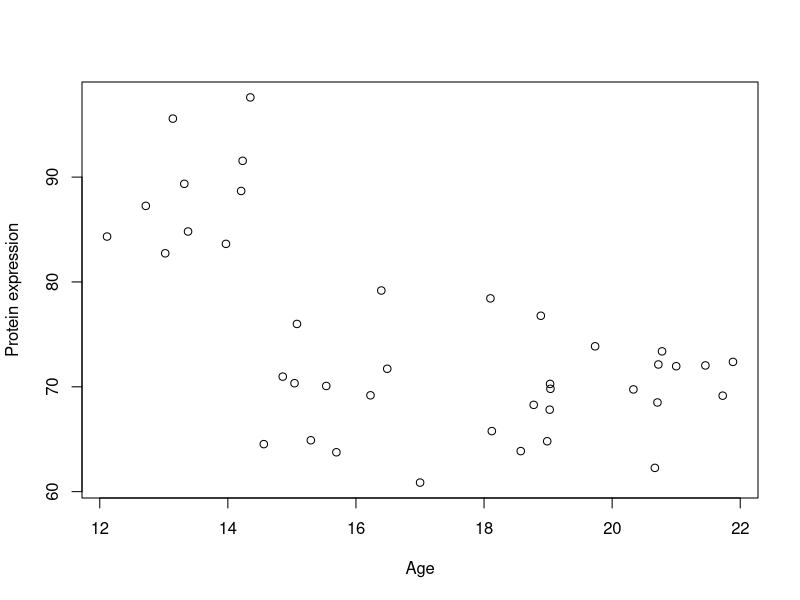
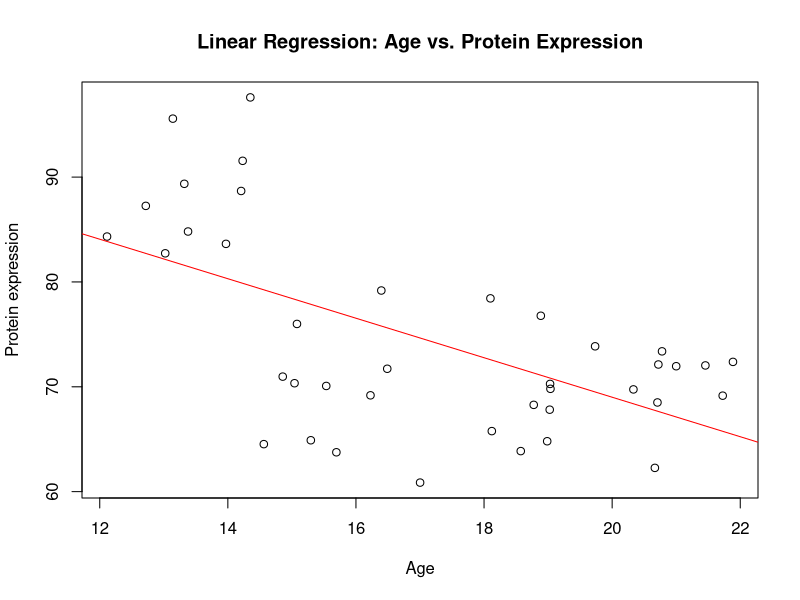
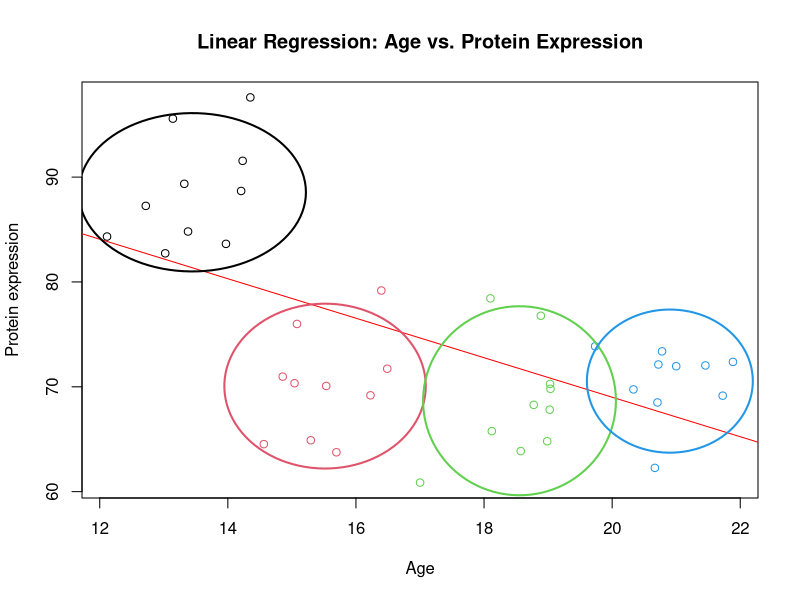
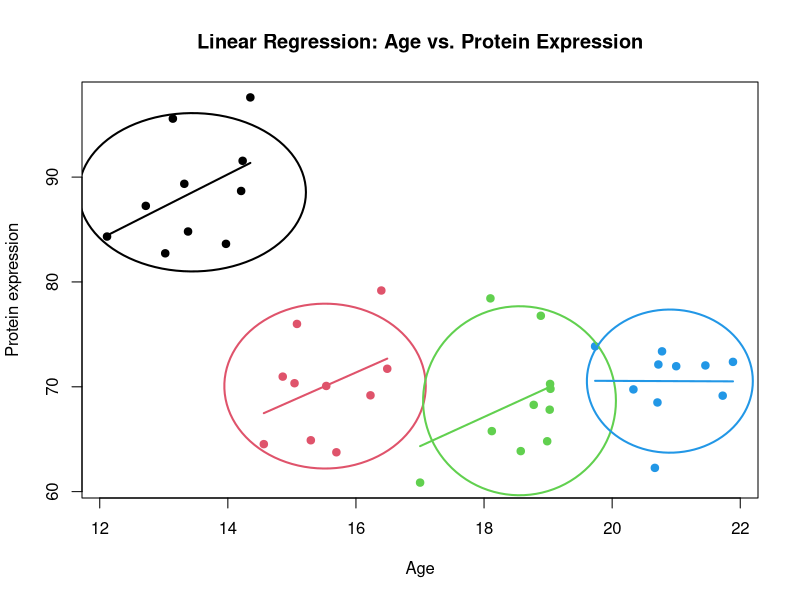
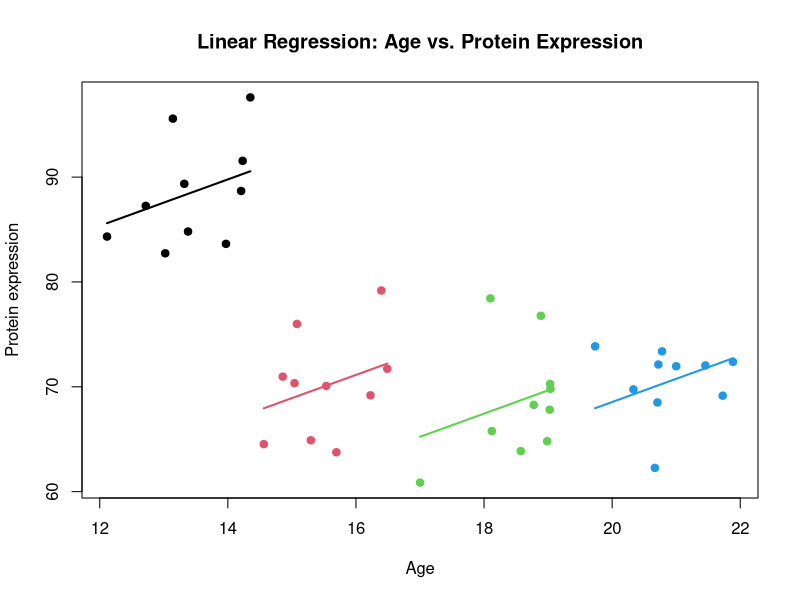
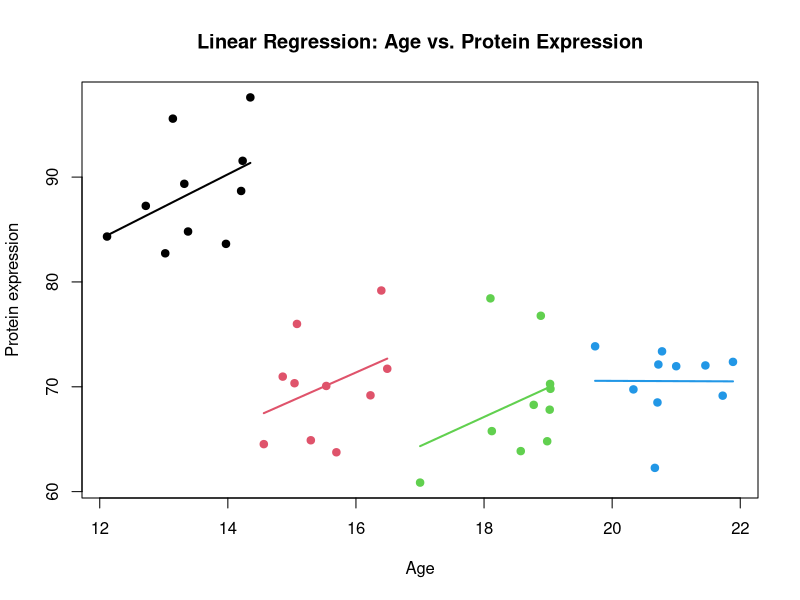

Recreate these plots in R, in order.
## ---- chunk 1
#| code-fold: true
#| label: fig-scatter-plot
#| fig-cap: "A scatter plot of Age vs. Protein expression"


simulate_grouped_trend <- function(group_count = 5, points_per_group = 10, global_slope = -10, global_intercept = 30, group_slope = 2, noise_sd = 50) {
  set.seed(123) # Setting a seed for reproducibility
  
  # Initialize an empty data frame to store the simulated data
  data <- data.frame(x = numeric(), y = numeric())
  
  # Loop to create each group
  for (i in 1:group_count) {
    x_start <- 12 + (i - 1) * (10 / group_count) # Stagger the start of x for each group
    x <- runif(points_per_group, min = x_start, max = x_start + (10 / group_count))
    
    # Apply a local positive trend within the group, but maintain the global negative trend
    local_intercept <- global_intercept + global_slope * (x_start + (10 / (2 * group_count))) + rnorm(1, mean = 0, sd = noise_sd)
    y <- local_intercept + group_slope * (x - x_start) + rnorm(points_per_group, mean = 0, sd = noise_sd)
    
    # Combine this group with the overall dataset
    group_data <- data.frame(x = x, y = y,group=i)
    data <- rbind(data, group_data)
  }
  
  return(data)
}

# generate simulated data
data_int <- simulate_grouped_trend(group_count = 4,points_per_group = 10,global_slope = -2,global_intercept = 100,group_slope = 4,noise_sd = 5)

# plot the data
plot(data_int$x,data_int$y,xlab="Age",ylab="Protein expression")

## ---- chunk 2
#| code-fold: true
#| label: fig-scatter-plot-lm
#| fig-cap: "Scatter plot of Age vs. Protein expression including the regression line"
# Fit a linear regression model
model <- lm(y ~ x, data = data_int)

# Plot the data with the regression line
plot(data_int$x, data_int$y, xlab="Age", ylab="Protein expression", main="Linear Regression: Age vs. Protein Expression")
abline(model, col="red") # Add the regression line in red

## ---- chunk 3
#| code-fold: true

# Summary of the model to see the coefficients
summary(model)

## ---- chunk 4
#| code-fold: true
#| label: fig-scatter-plot-lm-cluster
#| fig-cap: "Scatter plot of Age vs. Protein expression including the regression line. The clusters are shown by colors"

# Plot the data with different colors for each group
plot(data_int$x, data_int$y, xlab="Age", ylab="Protein expression", main="Linear Regression: Age vs. Protein Expression", col=data_int$group)

# Add a linear regression line
abline(lm(y ~ x, data = data_int), col="red")

# Function to draw ellipse
draw_ellipse <- function(x, y, level = 0.95, col){
  # Calculate the means of x and y
  xbar <- mean(x)
  ybar <- mean(y)
  
  # Calculate the standard deviations
  std_x <- sd(x)*2
  std_y <- sd(y)*2
  
  # Calculate the correlation
  correlation <- cor(x, y)
  
  # Create a sequence of angles
  t <- seq(0, 2*pi, length.out = 100)
  
  # Calculate the ellipse points
  a <- std_x * sqrt(1 + correlation)
  b <- std_y * sqrt(1 - correlation)
  ellipse_x <- xbar + a * cos(t)
  ellipse_y <- ybar + b * sin(t)
  
  # Draw the ellipse
  lines(ellipse_x, ellipse_y, col=col, lwd=2)
}

# Draw ellipses for each group
unique_groups <- unique(data_int$group)
colors <- rainbow(length(unique_groups))
for (group in unique_groups) {
  group_data <- data_int[data_int$group == group, ]
  draw_ellipse(group_data$x, group_data$y, col=group)
}

## ---- chunk 5
#| code-fold: true
#| label: fig-scatter-plot-lm-cluster-per-group
#| fig-cap: "Scatter plot of Age vs. Protein expression including the regression line. The clusters are shown by colors"

# Plot the data with different colors for each group
plot(data_int$x, data_int$y, xlab="Age", ylab="Protein expression", main="Linear Regression: Age vs. Protein Expression", pch=19, col=data_int$group)

# Draw ellipses and regression lines for each group
unique_groups <- unique(data_int$group)
colors <- rainbow(length(unique_groups))

for (group in unique_groups) {
  group_data <- data_int[data_int$group == group, ]
  # Draw ellipse
  draw_ellipse(group_data$x, group_data$y, col=group)
  
  # Fit linear model for the group
  group_model <- lm(y ~ x, data=group_data)
  
  # Get regression line points
  reg_line_x <- range(group_data$x)
  reg_line_y <- predict(group_model, newdata=data.frame(x=reg_line_x))
  
  # Draw the regression line for the group
  lines(reg_line_x, reg_line_y, col=group, lwd=2)
}

## ---- chunk 6
#| code-fold: true
#| label: fig-scatter-plot-mlm
#| fig-cap: "Scatter plot of Age vs. Protein expression including the regression line including group covariate"
# Fit a linear regression model
data_int$group <- as.factor(data_int$group)
model_cov <- lm(y ~ x+group, data = data_int)


# Get the predictions
data_int$predicted <- predict(model_cov)

# Plotting
plot(data_int$x, data_int$y, xlab="Age", ylab="Protein expression", main="Linear Regression: Age vs. Protein Expression", pch=19, col=data_int$group)


# Add predicted lines
for(i in seq_along(unique(data_int$group))){
  group_subset <- data_int[data_int$group == unique_groups[i], ]
  lines(group_subset$x, group_subset$predicted, col = i, lwd = 2)
}

## ---- chunk 7
#| code-fold: true

print(model_cov)

## ---- chunk 8
#| code-fold: true
#| label: fig-scatter-plot-mlm-interaction
#| fig-cap: "Scatter plot of Age vs. Protein expression including the regression line with interaction"
# Fit a linear regression model
data_int$group <- as.factor(data_int$group)
model_cov <- lm(y ~ x*group, data = data_int)


# Get the predictions
data_int$predicted <- predict(model_cov)

# Plotting
plot(data_int$x, data_int$y, xlab="Age", ylab="Protein expression", main="Linear Regression: Age vs. Protein Expression", pch=19, col=data_int$group)


# Add predicted lines
for(i in seq_along(unique(data_int$group))){
  group_subset <- data_int[data_int$group == unique_groups[i], ]
  lines(group_subset$x, group_subset$predicted, col = i, lwd = 2)
}

print(model_cov)
